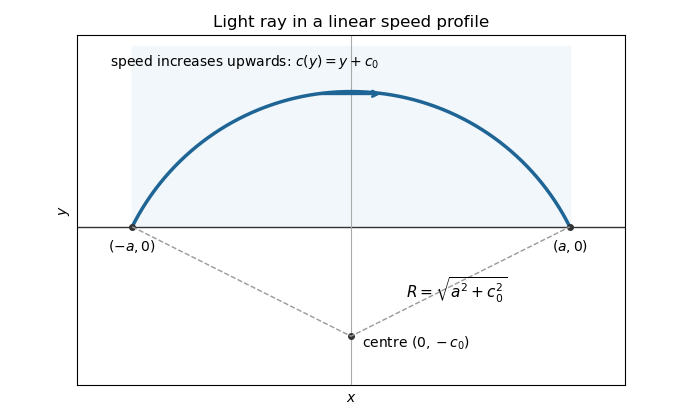

Recreate this plot in Python.
"""Original Fermat ray sketch. Python 3.14, NumPy 2.3.5, Matplotlib 3.10.7.
Writes only paper-2-light-ray.png to the current working directory.
Matplotlib configuration is controlled by the caller's MPLCONFIGDIR.
"""
import matplotlib
matplotlib.use('Agg')
import matplotlib.pyplot as plt
import numpy as np

a, c0 = 2.0, 1.0
radius = np.hypot(a, c0)
x = np.linspace(-a, a, 501)
y = np.sqrt(radius**2-x*x)-c0
fig, ax = plt.subplots(figsize=(7, 4.2), dpi=100, facecolor='white')
ax.fill_between(x, 0, 1.65, color='#f1f7fa')
ax.axhline(0, color='#333333', lw=1)
ax.axvline(0, color='#aaaaaa', lw=.8)
ax.plot(x, y, lw=2.5, color='#1e6596')
ax.plot((-a, 0, a), (0, -c0, 0), 'o', color='#333333', ms=4)
ax.plot((-a, 0, a), (0, -c0, 0), '--', color='#999999', lw=1)
ax.annotate('', xy=(.3, np.sqrt(radius**2-.3**2)-c0), xytext=(-.3, np.sqrt(radius**2-.3**2)-c0), arrowprops={'arrowstyle':'->', 'color':'#1e6596','lw':2})
ax.text(-a, -.22, '$(-a,0)$', ha='center')
ax.text(a, -.22, '$(a,0)$', ha='center')
ax.text(.1, -c0-.1, 'centre $(0,-c_0)$', ha='left')
ax.text(.5, -.65, r'$R=\sqrt{a^2+c_0^2}$', fontsize=11)
ax.text(-2.2, 1.47, 'speed increases upwards: $c(y)=y+c_0$', fontsize=10)
ax.set_title('Light ray in a linear speed profile', fontsize=12)
ax.set_xlabel('$x$'); ax.set_ylabel('$y$')
ax.set_xlim(-2.5, 2.5); ax.set_ylim(-1.45, 1.75)
ax.set_aspect('equal'); ax.set_xticks([]); ax.set_yticks([])
fig.tight_layout()
fig.savefig('paper-2-light-ray.png', dpi=100, facecolor='white', transparent=False)
plt.close(fig)
